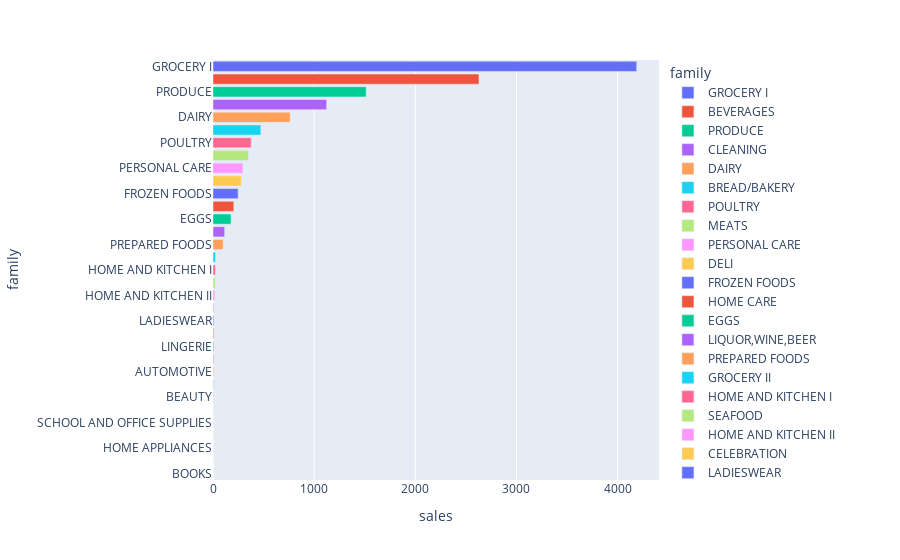

Notebook cell for this chart:
### Code cell
a = merged_df.groupby("family").sales.mean().sort_values(ascending = False).reset_index()
px.bar(a, y = "family", x="sales", color = 'family')

### Figure 1 — Plotly figure (JSON) as saved in the notebook; plotly's stock layout.template omitted (floating-point values rounded to 4 significant figures)
{"data": [{"alignmentgroup": "True", "hovertemplate": "family=%{y}<br>sales=%{x}<extra></extra>", "legendgroup": "GROCERY I", "marker": {"color": "#636efa", "pattern": {"shape": ""}}, "name": "GROCERY I", "offsetgroup": "GROCERY I", "orientation": "h", "showlegend": true, "textposition": "auto", "type": "bar", "x": [4189.0], "xaxis": "x", "y": ["GROCERY I"], "yaxis": "y"}, {"alignmentgroup": "True", "hovertemplate": "family=%{y}<br>sales=%{x}<extra></extra>", "legendgroup": "BEVERAGES", "marker": {"color": "#EF553B", "pattern": {"shape": ""}}, "name": "BEVERAGES", "offsetgroup": "BEVERAGES", "orientation": "h", "showlegend": true, "textposition": "auto", "type": "bar", "x": [2629.0], "xaxis": "x", "y": ["BEVERAGES"], "yaxis": "y"}, {"alignmentgroup": "True", "hovertemplate": "family=%{y}<br>sales=%{x}<extra></extra>", "legendgroup": "PRODUCE", "marker": {"color": "#00cc96", "pattern": {"shape": ""}}, "name": "PRODUCE", "offsetgroup": "PRODUCE", "orientation": "h", "showlegend": true, "textposition": "auto", "type": "bar", "x": [1514.0], "xaxis": "x", "y": ["PRODUCE"], "yaxis": "y"}, {"alignmentgroup": "True", "hovertemplate": "family=%{y}<br>sales=%{x}<extra></extra>", "legendgroup": "CLEANING", "marker": {"color": "#ab63fa", "pattern": {"shape": ""}}, "name": "CLEANING", "offsetgroup": "CLEANING", "orientation": "h", "showlegend": true, "textposition": "auto", "type": "bar", "x": [1123.0], "xaxis": "x", "y": ["CLEANING"], "yaxis": "y"}, {"alignmentgroup": "True", "hovertemplate": "family=%{y}<br>sales=%{x}<extra></extra>", "legendgroup": "DAIRY", "marker": {"color": "#FFA15A", "pattern": {"shape": ""}}, "name": "DAIRY", "offsetgroup": "DAIRY", "orientation": "h", "showlegend": true, "textposition": "auto", "type": "bar", "x": [763.3], "xaxis": "x", "y": ["DAIRY"], "yaxis": "y"}, {"alignmentgroup": "True", "hovertemplate": "family=%{y}<br>sales=%{x}<extra></extra>", "legendgroup": "BREAD/BAKERY", "marker": {"color": "#19d3f3", "pattern": {"shape": ""}}, "name": "BREAD/BAKERY", "offsetgroup": "BREAD/BAKERY", "orientation": "h", "showlegend": true, "textposition": "auto", "type": "bar", "x": [473.1], "xaxis": "x", "y": ["BREAD/BAKERY"], "yaxis": "y"}, {"alignmentgroup": "True", "hovertemplate": "family=%{y}<br>sales=%{x}<extra></extra>", "legendgroup": "POULTRY", "marker": {"color": "#FF6692", "pattern": {"shape": ""}}, "name": "POULTRY", "offsetgroup": "POULTRY", "orientation": "h", "showlegend": true, "textposition": "auto", "type": "bar", "x": [377.6], "xaxis": "x", "y": ["POULTRY"], "yaxis": "y"}, {"alignmentgroup": "True", "hovertemplate": "family=%{y}<br>sales=%{x}<extra></extra>", "legendgroup": "MEATS", "marker": {"color": "#B6E880", "pattern": {"shape": ""}}, "name": "MEATS", "offsetgroup": "MEATS", "orientation": "h", "showlegend": true, "textposition": "auto", "type": "bar", "x": [351.1], "xaxis": "x", "y": ["MEATS"], "yaxis": "y"}, {"alignmentgroup": "True", "hovertemplate": "family=%{y}<br>sales=%{x}<extra></extra>", "legendgroup": "PERSONAL CARE", "marker": {"color": "#FF97FF", "pattern": {"shape": ""}}, "name": "PERSONAL CARE", "offsetgroup": "PERSONAL CARE", "orientation": "h", "showlegend": true, "textposition": "auto", "type": "bar", "x": [294.9], "xaxis": "x", "y": ["PERSONAL CARE"], "yaxis": "y"}, {"alignmentgroup": "True", "hovertemplate": "family=%{y}<br>sales=%{x}<extra></extra>", "legendgroup": "DELI", "marker": {"color": "#FECB52", "pattern": {"shape": ""}}, "name": "DELI", "offsetgroup": "DELI", "orientation": "h", "showlegend": true, "textposition": "auto", "type": "bar", "x": [280.4], "xaxis": "x", "y": ["DELI"], "yaxis": "y"}, {"alignmentgroup": "True", "hovertemplate": "family=%{y}<br>sales=%{x}<extra></extra>", "legendgroup": "FROZEN FOODS", "marker": {"color": "#636efa", "pattern": {"shape": ""}}, "name": "FROZEN FOODS", "offsetgroup": "FROZEN FOODS", "orientation": "h", "showlegend": true, "textposition": "auto", "type": "bar", "x": [248.3], "xaxis": "x", "y": ["FROZEN FOODS"], "yaxis": "y"}, {"alignmentgroup": "True", "hovertemplate": "family=%{y}<br>sales=%{x}<extra></extra>", "legendgroup": "HOME CARE", "marker": {"color": "#EF553B", "pattern": {"shape": ""}}, "name": "HOME CARE", "offsetgroup": "HOME CARE", "orientation": "h", "showlegend": true, "textposition": "auto", "type": "bar", "x": [205.8], "xaxis": "x", "y": ["HOME CARE"], "yaxis": "y"}, {"alignmentgroup": "True", "hovertemplate": "family=%{y}<br>sales=%{x}<extra></extra>", "legendgroup": "EGGS", "marker": {"color": "#00cc96", "pattern": {"shape": ""}}, "name": "EGGS", "offsetgroup": "EGGS", "orientation": "h", "showlegend": true, "textposition": "auto", "type": "bar", "x": [178.2], "xaxis": "x", "y": ["EGGS"], "yaxis": "y"}, {"alignmentgroup": "True", "hovertemplate": "family=%{y}<br>sales=%{x}<extra></extra>", "legendgroup": "LIQUOR,WINE,BEER", "marker": {"color": "#ab63fa", "pattern": {"shape": ""}}, "name": "LIQUOR,WINE,BEER", "offsetgroup": "LIQUOR,WINE,BEER", "orientation": "h", "showlegend": true, "textposition": "auto", "type": "bar", "x": [115.2], "xaxis": "x", "y": ["LIQUOR,WINE,BEER"], "yaxis": "y"}, {"alignmentgroup": "True", "hovertemplate": "family=%{y}<br>sales=%{x}<extra></extra>", "legendgroup": "PREPARED FOODS", "marker": {"color": "#FFA15A", "pattern": {"shape": ""}}, "name": "PREPARED FOODS", "offsetgroup": "PREPARED FOODS", "orientation": "h", "showlegend": true, "textposition": "auto", "type": "bar", "x": [99.8], "xaxis": "x", "y": ["PREPARED FOODS"], "yaxis": "y"}, {"alignmentgroup": "True", "hovertemplate": "family=%{y}<br>sales=%{x}<extra></extra>", "legendgroup": "GROCERY II", "marker": {"color": "#19d3f3", "pattern": {"shape": ""}}, "name": "GROCERY II", "offsetgroup": "GROCERY II", "orientation": "h", "showlegend": true, "textposition": "auto", "type": "bar", "x": [25.01], "xaxis": "x", "y": ["GROCERY II"], "yaxis": "y"}, {"alignmentgroup": "True", "hovertemplate": "family=%{y}<br>sales=%{x}<extra></extra>", "legendgroup": "HOME AND KITCHEN I", "marker": {"color": "#FF6692", "pattern": {"shape": ""}}, "name": "HOME AND KITCHEN I", "offsetgroup": "HOME AND KITCHEN I", "orientation": "h", "showlegend": true, "textposition": "auto", "type": "bar", "x": [24.16], "xaxis": "x", "y": ["HOME AND KITCHEN I"], "yaxis": "y"}, {"alignmentgroup": "True", "hovertemplate": "family=%{y}<br>sales=%{x}<extra></extra>", "legendgroup": "SEAFOOD", "marker": {"color": "#B6E880", "pattern": {"shape": ""}}, "name": "SEAFOOD", "offsetgroup": "SEAFOOD", "orientation": "h", "showlegend": true, "textposition": "auto", "type": "bar", "x": [22.27], "xaxis": "x", "y": ["SEAFOOD"], "yaxis": "y"}, {"alignmentgroup": "True", "hovertemplate": "family=%{y}<br>sales=%{x}<extra></extra>", "legendgroup": "HOME AND KITCHEN II", "marker": {"color": "#FF97FF", "pattern": {"shape": ""}}, "name": "HOME AND KITCHEN II", "offsetgroup": "HOME AND KITCHEN II", "orientation": "h", "showlegend": true, "textposition": "auto", "type": "bar", "x": [18.41], "xaxis": "x", "y": ["HOME AND KITCHEN II"], "yaxis": "y"}, {"alignmentgroup": "True", "hovertemplate": "family=%{y}<br>sales=%{x}<extra></extra>", "legendgroup": "CELEBRATION", "marker": {"color": "#FECB52", "pattern": {"shape": ""}}, "name": "CELEBRATION", "offsetgroup": "CELEBRATION", "orientation": "h", "showlegend": true, "textposition": "auto", "type": "bar", "x": [9.73], "xaxis": "x", "y": ["CELEBRATION"], "yaxis": "y"}, {"alignmentgroup": "True", "hovertemplate": "family=%{y}<br>sales=%{x}<extra></extra>", "legendgroup": "LADIESWEAR", "marker": {"color": "#636efa", "pattern": {"shape": ""}}, "name": "LADIESWEAR", "offsetgroup": "LADIESWEAR", "orientation": "h", "showlegend": true, "textposition": "auto", "type": "bar", "x": [8.284], "xaxis": "x", "y": ["LADIESWEAR"], "yaxis": "y"}, {"alignmentgroup": "True", "hovertemplate": "family=%{y}<br>sales=%{x}<extra></extra>", "legendgroup": "PLAYERS AND ELECTRONICS", "marker": {"color": "#EF553B", "pattern": {"shape": ""}}, "name": "PLAYERS AND ELECTRONICS", "offsetgroup": "PLAYERS AND ELECTRONICS", "orientation": "h", "showlegend": true, "textposition": "auto", "type": "bar", "x": [7.749], "xaxis": "x", "y": ["PLAYERS AND ELECTRONICS"], "yaxis": "y"}, {"alignmentgroup": "True", "hovertemplate": "family=%{y}<br>sales=%{x}<extra></extra>", "legendgroup": "LINGERIE", "marker": {"color": "#00cc96", "pattern": {"shape": ""}}, "name": "LINGERIE", "offsetgroup": "LINGERIE", "orientation": "h", "showlegend": true, "textposition": "auto", "type": "bar", "x": [7.34], "xaxis": "x", "y": ["LINGERIE"], "yaxis": "y"}, {"alignmentgroup": "True", "hovertemplate": "family=%{y}<br>sales=%{x}<extra></extra>", "legendgroup": "LAWN AND GARDEN", "marker": {"color": "#ab63fa", "pattern": {"shape": ""}}, "name": "LAWN AND GARDEN", "offsetgroup": "LAWN AND GARDEN", "orientation": "h", "showlegend": true, "textposition": "auto", "type": "bar", "x": [6.859], "xaxis": "x", "y": ["LAWN AND GARDEN"], "yaxis": "y"}, {"alignmentgroup": "True", "hovertemplate": "family=%{y}<br>sales=%{x}<extra></extra>", "legendgroup": "AUTOMOTIVE", "marker": {"color": "#FFA15A", "pattern": {"shape": ""}}, "name": "AUTOMOTIVE", "offsetgroup": "AUTOMOTIVE", "orientation": "h", "showlegend": true, "textposition": "auto", "type": "bar", "x": [6.556], "xaxis": "x", "y": ["AUTOMOTIVE"], "yaxis": "y"}, {"alignmentgroup": "True", "hovertemplate": "family=%{y}<br>sales=%{x}<extra></extra>", "legendgroup": "PET SUPPLIES", "marker": {"color": "#19d3f3", "pattern": {"shape": ""}}, "name": "PET SUPPLIES", "offsetgroup": "PET SUPPLIES", "orientation": "h", "showlegend": true, "textposition": "auto", "type": "bar", "x": [4.592], "xaxis": "x", "y": ["PET SUPPLIES"], "yaxis": "y"}, {"alignmentgroup": "True", "hovertemplate": "family=%{y}<br>sales=%{x}<extra></extra>", "legendgroup": "BEAUTY", "marker": {"color": "#FF6692", "pattern": {"shape": ""}}, "name": "BEAUTY", "offsetgroup": "BEAUTY", "orientation": "h", "showlegend": true, "textposition": "auto", "type": "bar", "x": [4.21], "xaxis": "x", "y": ["BEAUTY"], "yaxis": "y"}, {"alignmentgroup": "True", "hovertemplate": "family=%{y}<br>sales=%{x}<extra></extra>", "legendgroup": "MAGAZINES", "marker": {"color": "#B6E880", "pattern": {"shape": ""}}, "name": "MAGAZINES", "offsetgroup": "MAGAZINES", "orientation": "h", "showlegend": true, "textposition": "auto", "type": "bar", "x": [3.773], "xaxis": "x", "y": ["MAGAZINES"], "yaxis": "y"}, {"alignmentgroup": "True", "hovertemplate": "family=%{y}<br>sales=%{x}<extra></extra>", "legendgroup": "SCHOOL AND OFFICE SUPPLIES", "marker": {"color": "#FF97FF", "pattern": {"shape": ""}}, "name": "SCHOOL AND OFFICE SUPPLIES", "offsetgroup": "SCHOOL AND OFFICE SUPPLIES", "orientation": "h", "showlegend": true, "textposition": "auto", "type": "bar", "x": [3.452], "xaxis": "x", "y": ["SCHOOL AND OFFICE SUPPLIES"], "yaxis": "y"}, {"alignmentgroup": "True", "hovertemplate": "family=%{y}<br>sales=%{x}<extra></extra>", "legendgroup": "HARDWARE", "marker": {"color": "#FECB52", "pattern": {"shape": ""}}, "name": "HARDWARE", "offsetgroup": "HARDWARE", "orientation": "h", "showlegend": true, "textposition": "auto", "type": "bar", "x": [1.211], "xaxis": "x", "y": ["HARDWARE"], "yaxis": "y"}, {"alignmentgroup": "True", "hovertemplate": "family=%{y}<br>sales=%{x}<extra></extra>", "legendgroup": "HOME APPLIANCES", "marker": {"color": "#636efa", "pattern": {"shape": ""}}, "name": "HOME APPLIANCES", "offsetgroup": "HOME APPLIANCES", "orientation": "h", "showlegend": true, "textposition": "auto", "type": "bar", "x": [0.4744], "xaxis": "x", "y": ["HOME APPLIANCES"], "yaxis": "y"}, {"alignmentgroup": "True", "hovertemplate": "family=%{y}<br>sales=%{x}<extra></extra>", "legendgroup": "BABY CARE", "marker": {"color": "#EF553B", "pattern": {"shape": ""}}, "name": "BABY CARE", "offsetgroup": "BABY CARE", "orientation": "h", "showlegend": true, "textposition": "auto", "type": "bar", "x": [0.1256], "xaxis": "x", "y": ["BABY CARE"], "yaxis": "y"}, {"alignmentgroup": "True", "hovertemplate": "family=%{y}<br>sales=%{x}<extra></extra>", "legendgroup": "BOOKS", "marker": {"color": "#00cc96", "pattern": {"shape": ""}}, "name": "BOOKS", "offsetgroup": "BOOKS", "orientation": "h", "showlegend": true, "textposition": "auto", "type": "bar", "x": [0.07394], "xaxis": "x", "y": ["BOOKS"], "yaxis": "y"}], "layout": {"barmode": "relative", "legend": {"title": {"text": "family"}, "tracegroupgap": 0}, "margin": {"t": 60}, "xaxis": {"anchor": "y", "domain": [0, 1], "title": {"text": "sales"}}, "yaxis": {"anchor": "x", "categoryarray": ["BOOKS", "BABY CARE", "HOME APPLIANCES", "HARDWARE", "SCHOOL AND OFFICE SUPPLIES", "MAGAZINES", "BEAUTY", "PET SUPPLIES", "AUTOMOTIVE", "LAWN AND GARDEN", "LINGERIE", "PLAYERS AND ELECTRONICS", "LADIESWEAR", "CELEBRATION", "HOME AND KITCHEN II", "SEAFOOD", "HOME AND KITCHEN I", "GROCERY II", "PREPARED FOODS", "LIQUOR,WINE,BEER", "EGGS", "HOME CARE", "FROZEN FOODS", "DELI", "PERSONAL CARE", "MEATS", "POULTRY", "BREAD/BAKERY", "DAIRY", "CLEANING", "PRODUCE", "BEVERAGES", "GROCERY I"], "categoryorder": "array", "domain": [0, 1], "title": {"text": "family"}}}}
